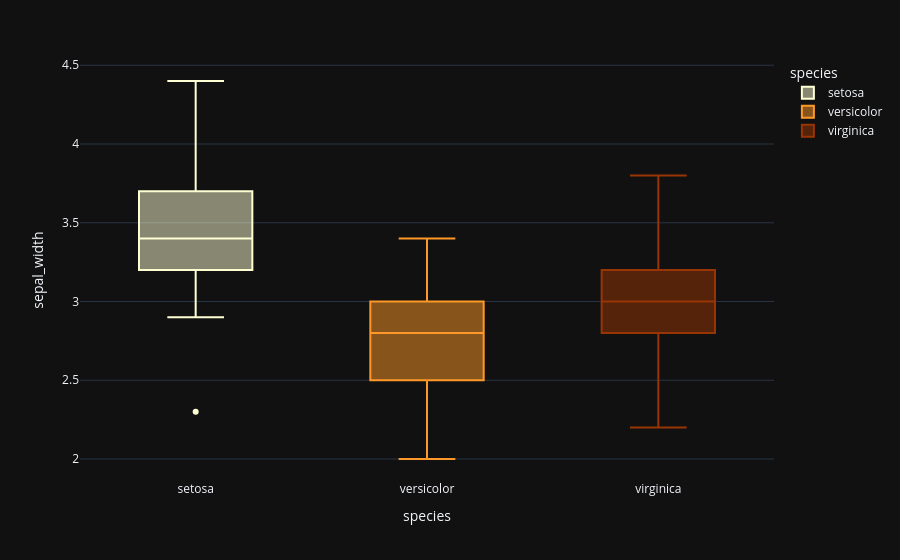

Source (notebook cell):
### Code cell
fig = px.box(data_frame=iris, x='species',y='sepal_width',color='species',color_discrete_sequence=['#ffffd4 ','#fe9929 ','#993404 '], template='plotly_dark',orientation='v')
fig.show()

### Figure 1 — Plotly figure (JSON) as saved in the notebook; plotly's stock layout.template omitted (floating-point values rounded to 4 significant figures)
{"data": [{"alignmentgroup": "True", "hovertemplate": "species=%{x}<br>sepal_width=%{y}<extra></extra>", "legendgroup": "setosa", "marker": {"color": "#ffffd4 "}, "name": "setosa", "notched": false, "offsetgroup": "setosa", "orientation": "v", "showlegend": true, "x": ["setosa", "setosa", "setosa", "setosa", "setosa", "setosa", "setosa", "setosa", "setosa", "setosa", "setosa", "setosa", "setosa", "setosa", "setosa", "setosa", "setosa", "setosa", "setosa", "setosa", "setosa", "setosa", "setosa", "setosa", "setosa", "setosa", "setosa", "setosa", "setosa", "setosa", "setosa", "setosa", "setosa", "setosa", "setosa", "setosa", "setosa", "setosa", "setosa", "setosa", "setosa", "setosa", "setosa", "setosa", "setosa", "setosa", "setosa", "setosa", "setosa", "setosa"], "x0": " ", "xaxis": "x", "y": [3.5, 3.0, 3.2, 3.1, 3.6, 3.9, 3.4, 3.4, 2.9, 3.1, 3.7, 3.4, 3.0, 3.0, 4.0, 4.4, 3.9, 3.5, 3.8, 3.8, 3.4, 3.7, 3.6, 3.3, 3.4, 3.0, 3.4, 3.5, 3.4, 3.2, 3.1, 3.4, 4.1, 4.2, 3.1, 3.2, 3.5, 3.6, 3.0, 3.4, 3.5, 2.3, 3.2, 3.5, 3.8, 3.0, 3.8, 3.2, 3.7, 3.3], "y0": " ", "yaxis": "y", "type": "box"}, {"alignmentgroup": "True", "hovertemplate": "species=%{x}<br>sepal_width=%{y}<extra></extra>", "legendgroup": "versicolor", "marker": {"color": "#fe9929 "}, "name": "versicolor", "notched": false, "offsetgroup": "versicolor", "orientation": "v", "showlegend": true, "x": ["versicolor", "versicolor", "versicolor", "versicolor", "versicolor", "versicolor", "versicolor", "versicolor", "versicolor", "versicolor", "versicolor", "versicolor", "versicolor", "versicolor", "versicolor", "versicolor", "versicolor", "versicolor", "versicolor", "versicolor", "versicolor", "versicolor", "versicolor", "versicolor", "versicolor", "versicolor", "versicolor", "versicolor", "versicolor", "versicolor", "versicolor", "versicolor", "versicolor", "versicolor", "versicolor", "versicolor", "versicolor", "versicolor", "versicolor", "versicolor", "versicolor", "versicolor", "versicolor", "versicolor", "versicolor", "versicolor", "versicolor", "versicolor", "versicolor", "versicolor"], "x0": " ", "xaxis": "x", "y": [3.2, 3.2, 3.1, 2.3, 2.8, 2.8, 3.3, 2.4, 2.9, 2.7, 2.0, 3.0, 2.2, 2.9, 2.9, 3.1, 3.0, 2.7, 2.2, 2.5, 3.2, 2.8, 2.5, 2.8, 2.9, 3.0, 2.8, 3.0, 2.9, 2.6, 2.4, 2.4, 2.7, 2.7, 3.0, 3.4, 3.1, 2.3, 3.0, 2.5, 2.6, 3.0, 2.6, 2.3, 2.7, 3.0, 2.9, 2.9, 2.5, 2.8], "y0": " ", "yaxis": "y", "type": "box"}, {"alignmentgroup": "True", "hovertemplate": "species=%{x}<br>sepal_width=%{y}<extra></extra>", "legendgroup": "virginica", "marker": {"color": "#993404 "}, "name": "virginica", "notched": false, "offsetgroup": "virginica", "orientation": "v", "showlegend": true, "x": ["virginica", "virginica", "virginica", "virginica", "virginica", "virginica", "virginica", "virginica", "virginica", "virginica", "virginica", "virginica", "virginica", "virginica", "virginica", "virginica", "virginica", "virginica", "virginica", "virginica", "virginica", "virginica", "virginica", "virginica", "virginica", "virginica", "virginica", "virginica", "virginica", "virginica", "virginica", "virginica", "virginica", "virginica", "virginica", "virginica", "virginica", "virginica", "virginica", "virginica", "virginica", "virginica", "virginica", "virginica", "virginica", "virginica", "virginica", "virginica", "virginica", "virginica"], "x0": " ", "xaxis": "x", "y": [3.3, 2.7, 3.0, 2.9, 3.0, 3.0, 2.5, 2.9, 2.5, 3.6, 3.2, 2.7, 3.0, 2.5, 2.8, 3.2, 3.0, 3.8, 2.6, 2.2, 3.2, 2.8, 2.8, 2.7, 3.3, 3.2, 2.8, 3.0, 2.8, 3.0, 2.8, 3.8, 2.8, 2.8, 2.6, 3.0, 3.4, 3.1, 3.0, 3.1, 3.1, 3.1, 2.7, 3.2, 3.3, 3.0, 2.5, 3.0, 3.4, 3.0], "y0": " ", "yaxis": "y", "type": "box"}], "layout": {"xaxis": {"anchor": "y", "domain": [0.0, 1.0], "title": {"text": "species"}, "categoryorder": "array", "categoryarray": ["setosa", "versicolor", "virginica"]}, "yaxis": {"anchor": "x", "domain": [0.0, 1.0], "title": {"text": "sepal_width"}}, "legend": {"title": {"text": "species"}, "tracegroupgap": 0}, "margin": {"t": 60}, "boxmode": "overlay"}}
